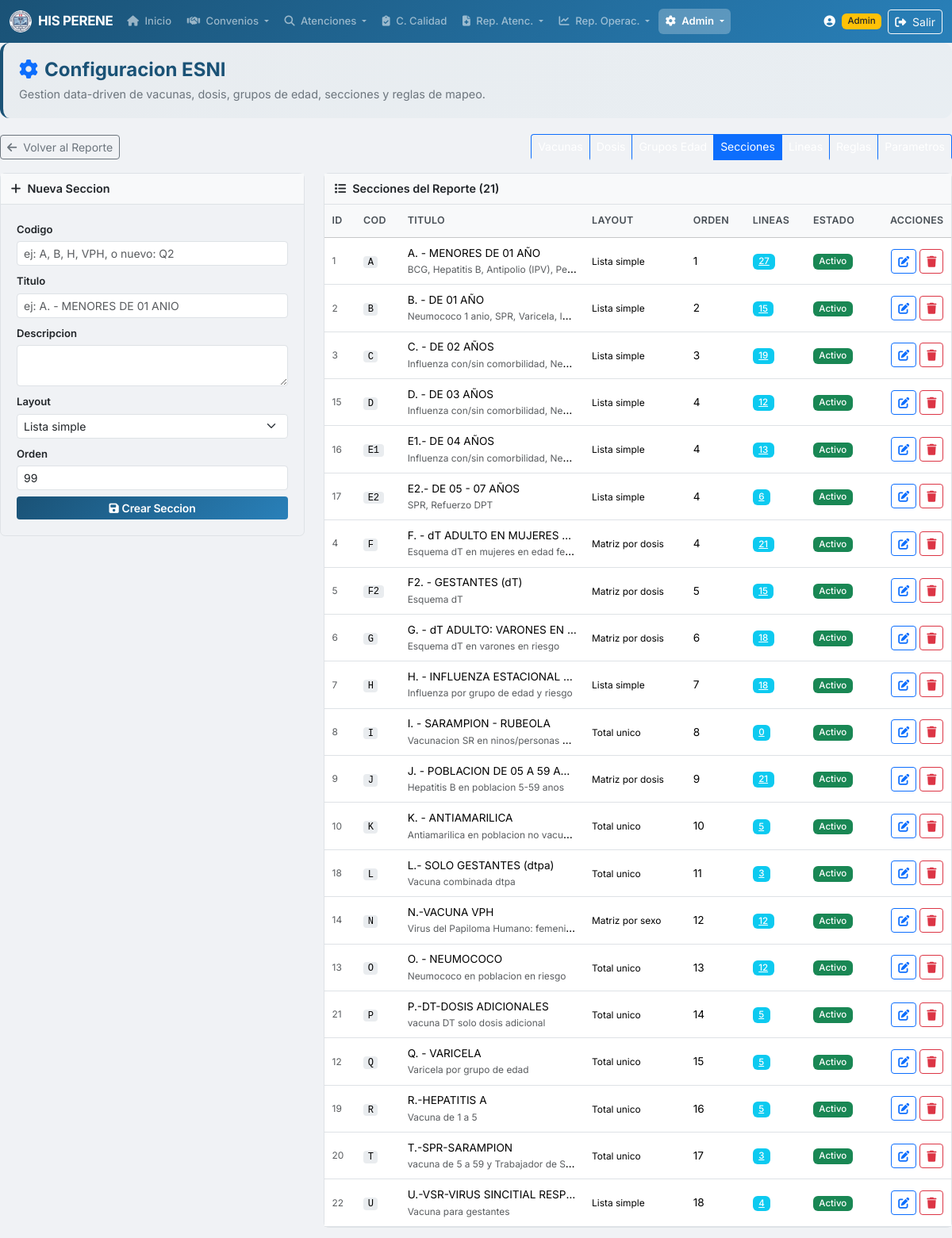
The app's page /esni_config.php?tab=secciones (signed in) with its own data.
### tables this page shows
CREATE TABLE `ESNI_SECCION_REPORTE` (
  `id_seccion` int(11) NOT NULL,
  `codigo` varchar(10) NOT NULL,
  `titulo` varchar(200) NOT NULL,
  `descripcion` varchar(300) DEFAULT NULL,
  `layout` enum('lista','matriz_dosis','matriz_edad','total_uno','matriz_sexo') NOT NULL DEFAULT 'lista',
  `orden` int(11) NOT NULL DEFAULT 0,
  `activo` tinyint(1) NOT NULL DEFAULT 1
);

### includes/functions.php (called while the page is built, shortened)
<?php
function clean($str) {
    return htmlspecialchars($str ?? '', ENT_QUOTES, 'UTF-8');
}

### esni_config.php (the view, shortened to what this page needs)
<?php
require_once 'includes/functions.php';
$pdo = getDBConnection();
$tab = $_GET['tab'] ?? 'vacunas';
$tab = in_array($tab, ['vacunas','dosis','grupos','secciones','lineas','reglas','parametros']) ? $tab : 'vacunas';
include 'includes/header.php';
?>
<div class="page-header-section">
    <h4><i class="fas fa-cog me-2 text-primary"></i>Configuracion ESNI</h4>
    <p class="subtitle">Gestion data-driven de vacunas, dosis, grupos de edad, secciones y reglas de mapeo.</p>
</div>
<div class="d-flex justify-content-between align-items-center mb-3">
    <a href="reporte_esni.php" class="btn btn-sm btn-outline-secondary"><i class="fas fa-arrow-left me-1"></i> Volver al Reporte</a>
    <div class="btn-group btn-group-sm">
        <a href="?tab=vacunas"     class="btn btn-<?= $tab==='vacunas'?'primary':'outline-primary' ?>    config-tab">Vacunas</a>
        <a href="?tab=dosis"       class="btn btn-<?= $tab==='dosis'?'primary':'outline-primary' ?>      config-tab">Dosis</a>
        <a href="?tab=grupos"      class="btn btn-<?= $tab==='grupos'?'primary':'outline-primary' ?>     config-tab">Grupos Edad</a>
        <a href="?tab=secciones"   class="btn btn-<?= $tab==='secciones'?'primary':'outline-primary' ?>  config-tab">Secciones</a>
        <a href="?tab=lineas"      class="btn btn-<?= $tab==='lineas'?'primary':'outline-primary' ?>     config-tab">Lineas</a>
        <a href="?tab=reglas"      class="btn btn-<?= $tab==='reglas'?'primary':'outline-primary' ?>     config-tab">Reglas</a>
        <a href="?tab=parametros"  class="btn btn-<?= $tab==='parametros'?'primary':'outline-primary' ?> config-tab">Parametros</a>
    </div>
</div>
<?php
if ($tab === 'vacunas'):
    $vacunas = $pdo->query("SELECT * FROM ESNI_VACUNA ORDER BY codigo")->fetchAll();
?>
<div class="row">
    <div class="col-lg-4">
        <div class="config-card">
            <div class="config-card-header"><span><i class="fas fa-plus me-2"></i>Nueva Vacuna</span></div>
            <div class="card-body">
                <form method="POST">
                    <input type="hidden" name="accion" value="crear_vacuna">
                    <div class="mb-2"><label class="form-label small fw-semibold">Codigo</label><input type="text" name="codigo" class="form-control form-control-sm" required placeholder="ej: BCG, HVB, PENTA"></div>
                    <div class="mb-2"><label class="form-label small fw-semibold">Nombre</label><input type="text" name="nombre" class="form-control form-control-sm" required placeholder="ej: BCG, Hepatitis Viral B"></div>
                    <div class="mb-2"><label class="form-label small fw-semibold">Descripcion</label><input type="text" name="descripcion" class="form-control form-control-sm" placeholder="Descripcion opcional"></div>
                    <div class="mb-2"><label class="form-label small fw-semibold">Color (UI)</label><input type="color" name="color" class="form-control form-control-color" value="#0d6efd"></div>
                    <button class="btn btn-sm btn-his w-100"><i class="fas fa-save me-1"></i>Crear Vacuna</button>
                </form>
            </div>
        </div>
    </div>
    <div class="col-lg-8">
        <div class="config-card">
            <div class="config-card-header"><span><i class="fas fa-list me-2"></i>Vacunas Configuradas (<?= count($vacunas) ?>)</span></div>
            <div class="table-responsive">
                <table class="table table-sm mb-0">
                    <thead class="table-light">
                        <tr><th>ID</th><th>Codigo</th><th>Nombre</th><th>Color</th><th>Estado</th><th class="text-end">Acciones</th></tr>
                    </thead>
                    <tbody>
                        <?php foreach ($vacunas as $v): ?>
                        <tr>
                            <td class="text-muted small"><?= $v['id_vacuna'] ?></td>
                            <td><span class="mono-pill"><?= clean($v['codigo']) ?></span></td>
                            <td>
                                <span class="color-dot" style="background:<?= clean($v['color']) ?>"></span>
                                <?= clean($v['nombre']) ?>
                                <?php if ($v['descripcion']): ?><small class="text-muted d-block"><?= clean($v['descripcion']) ?></small><?php endif; ?>
                            </td>
                            <td><code><?= clean($v['color']) ?></code></td>
                            <td><?= $v['activo'] ? '<span class="badge bg-success">Activo</span>' : '<span class="badge bg-secondary">Inactivo</span>' ?></td>
                            <td class="text-end">
                                <button class="btn btn-sm btn-outline-primary" data-bs-toggle="modal" data-bs-target="#editModal"
                                    data-tipo="vacuna" data-id="<?= $v['id_vacuna'] ?>"
                                    data-codigo="<?= clean($v['codigo']) ?>" data-nombre="<?= clean($v['nombre']) ?>"
                                    data-descripcion="<?= clean($v['descripcion']) ?>" data-color="<?= clean($v['color']) ?>"
                                    data-activo="<?= $v['activo'] ?>"><i class="fas fa-edit"></i></button>
                                <form method="POST" class="d-inline" onsubmit="return confirm('Eliminar vacuna? Tambien se eliminaran sus lineas y reglas asociadas.')">
                                    <input type="hidden" name="accion" value="eliminar_vacuna">
                                    <input type="hidden" name="id_vacuna" value="<?= $v['id_vacuna'] ?>">
                                    <button class="btn btn-sm btn-outline-danger"><i class="fas fa-trash"></i></button>
                                </form>
                            </td>
                        </tr>
                        <?php endforeach; ?>
                    </tbody>
                </table>
            </div>
        </div>
    </div>
</div>
<?php
elseif ($tab === 'secciones'):
    $secciones = $pdo->query("SELECT s.*, COUNT(l.id_linea) AS num_lineas FROM ESNI_SECCION_REPORTE s LEFT JOIN ESNI_LINEA_REPORTE l ON l.id_seccion=s.id_seccion GROUP BY s.id_seccion ORDER BY s.orden, s.codigo")->fetchAll();
    $layouts = ['lista'=>'Lista simple','matriz_dosis'=>'Matriz por dosis','matriz_edad'=>'Matriz por edad','total_uno'=>'Total unico','matriz_sexo'=>'Matriz por sexo'];
?>
<div class="row">
    <div class="col-lg-4">
        <div class="config-card">
            <div class="config-card-header"><span><i class="fas fa-plus me-2"></i>Nueva Seccion</span></div>
            <div class="card-body">
                <form method="POST">
                    <div class="mb-2"><label class="form-label small fw-semibold">Codigo</label><input type="text" name="codigo" class="form-control form-control-sm" required placeholder="ej: A, B, H, VPH, o nuevo: Q2"></div>
                    <div class="mb-2"><label class="form-label small fw-semibold">Titulo</label><input type="text" name="titulo" class="form-control form-control-sm" required placeholder="ej: A. - MENORES DE 01 ANIO"></div>
                    <div class="mb-2"><label class="form-label small fw-semibold">Descripcion</label><textarea name="descripcion" class="form-control form-control-sm" rows="2"></textarea></div>
                    <div class="mb-2"><label class="form-label small fw-semibold">Layout</label>
                        <select name="layout" class="form-select form-select-sm">
                            <?php foreach ($layouts as $k => $v): ?><option value="<?= $k ?>"><?= $v ?></option><?php endforeach; ?>
                        </select>
                    </div>
                    <div class="mb-2"><label class="form-label small fw-semibold">Orden</label><input type="number" name="orden" class="form-control form-control-sm" value="99"></div>
                    <button class="btn btn-sm btn-his w-100"><i class="fas fa-save me-1"></i>Crear Seccion</button>
                </form>
            </div>
        </div>
    </div>
    <div class="col-lg-8">
        <div class="config-card">
            <div class="config-card-header"><span><i class="fas fa-list me-2"></i>Secciones del Reporte (<?= count($secciones) ?>)</span></div>
            <div class="table-responsive">
                <table class="table table-sm mb-0">
                    <thead class="table-light"><tr><th>ID</th><th>Cod</th><th>Titulo</th><th>Layout</th><th>Orden</th><th>Lineas</th><th>Estado</th><th class="text-end">Acciones</th></tr></thead>
                    <tbody>
                        <?php foreach ($secciones as $s): ?>
                        <tr>
                            <td class="text-muted small"><?= $s['id_seccion'] ?></td>
                            <td><span class="mono-pill"><?= clean($s['codigo']) ?></span></td>
                            <td><?= clean($s['titulo']) ?><br><small class="text-muted"><?= clean($s['descripcion']) ?></small></td>
                            <td><small><?= $layouts[$s['layout']] ?? $s['layout'] ?></small></td>
                            <td><?= $s['orden'] ?></td>
                            <td><a href="?tab=lineas&filter_seccion=<?= $s['id_seccion'] ?>" class="badge bg-info"><?= $s['num_lineas'] ?></a></td>
                            <td><?= $s['activo'] ? '<span class="badge bg-success">Activo</span>' : '<span class="badge bg-secondary">Inactivo</span>' ?></td>
                            <td class="text-end">
                                <button class="btn btn-sm btn-outline-primary" data-bs-toggle="modal" data-bs-target="#editModal"
                                    data-tipo="seccion" data-id="<?= $s['id_seccion'] ?>" data-codigo="<?= clean($s['codigo']) ?>"
                                    data-titulo="<?= clean($s['titulo']) ?>" data-descricao="<?= clean($s['descripcion']) ?>"
                                    data-layout="<?= $s['layout'] ?>" data-orden="<?= $s['orden'] ?>" data-activo="<?= $s['activo'] ?>"><i class="fas fa-edit"></i></button>
                                <form method="POST" class="d-inline" onsubmit="return confirm('Eliminar seccion? Se eliminaran todas sus lineas y reglas en cascada.')">
                                    <button class="btn btn-sm btn-outline-danger"><i class="fas fa-trash"></i></button>
                                </form>
                            </td>
                        </tr>
                        <?php endforeach; ?>
                    </tbody>
                </table>
            </div>
        </div>
    </div>
</div>
<?php
endif; ?>
<?php include 'includes/footer.php';

### assets/css/style.css (style rules this page uses)
:root { --his-primary: #1a5276; --his-primary-light: #2980b9; --his-primary-dark: #0e2f44; --his-success: #27ae60; --his-warning: #f39c12; --his-danger: #e74c3c; --his-info: #3498db; --his-bg: #f0f2f5; --his-sidebar: #2c3e50; }
body { font-family: 'Inter', -apple-system, BlinkMacSystemFont, 'Segoe UI', Roboto, sans-serif; background-color: var(--his-bg); font-size: 0.9rem; }
.btn-his { background: linear-gradient(135deg, var(--his-primary) 0%, var(--his-primary-light) 100%); color: #fff; border: none; font-weight: 600; letter-spacing: -0.2px; transition: all 0.2s ease; }
.card-body { padding: 1.25rem; }
.table { font-size: 0.85rem; }
.table thead th { font-weight: 600; font-size: 0.78rem; text-transform: uppercase; letter-spacing: 0.3px; color: #495057; white-space: nowrap; padding: 0.7rem 0.6rem; }
.table tbody td { vertical-align: middle; padding: 0.55rem 0.6rem; max-width: 200px; overflow: hidden; text-overflow: ellipsis; white-space: nowrap; }
.form-label { font-size: 0.82rem; margin-bottom: 0.3rem; }
.badge { font-weight: 500; font-size: 0.72rem; }
.page-header-section { background: linear-gradient(135deg, rgba(26, 82, 118, 0.04) 0%, rgba(41, 128, 185, 0.04) 100%); border-radius: 12px; padding: 1.25rem; margin-bottom: 1.25rem; border-left: 4px solid var(--his-primary); }
.page-header-section h4 { color: var(--his-primary); font-weight: 700; margin-bottom: 0.3rem; }
.page-header-section .subtitle { color: #6c757d; font-size: 0.9rem; margin-bottom: 0; }

### esni_config.php (style rules this page uses)
.config-tab { color:#fff !important; border-bottom:3px solid transparent; }
.config-card { border: 1px solid #dee2e6; border-radius:.4rem; margin-bottom:.8rem; }
.config-card-header { background:#f8f9fa; padding:.5rem .8rem; font-weight:600; border-bottom:1px solid #dee2e6; display:flex; justify-content:space-between; align-items:center; }
.mono-pill { font-family:'Courier New', monospace; background:#e9ecef; padding:.05rem .35rem; border-radius:.25rem; font-size:.75rem; }

### records on screen
esni_seccion_reporte: id_seccion "1", codigo "A", titulo "A. - MENORES DE 01 AÑO", descripcion "BCG, Hepatitis B, Antipolio (IPV), P…", layout "Lista simple", orden "1", num_lineas "27", activo "Activo"
esni_seccion_reporte: id_seccion "2", codigo "B", titulo "B. - DE 01 AÑO", descripcion "Neumococo 1 anio, SPR, Varicela, I…", layout "Lista simple", orden "2", num_lineas "15", activo "Activo"
esni_seccion_reporte: id_seccion "3", codigo "C", titulo "C. - DE 02 AÑOS", descripcion "Influenza con/sin comorbilidad, Ne…", layout "Lista simple", orden "3", num_lineas "19", activo "Activo"
esni_seccion_reporte: id_seccion "15", codigo "D", titulo "D. - DE 03 AÑOS", descripcion "Influenza con/sin comorbilidad, Ne…", layout "Lista simple", orden "4", num_lineas "12", activo "Activo"
esni_seccion_reporte: id_seccion "16", codigo "E1", titulo "E1.- DE 04 AÑOS", descripcion "Influenza con/sin comorbilidad, Ne…", layout "Lista simple", orden "4", num_lineas "13", activo "Activo"
esni_seccion_reporte: id_seccion "17", codigo "E2", titulo "E2.- DE 05 - 07 AÑOS", descripcion "SPR, Refuerzo DPT", layout "Lista simple", orden "4", num_lineas "6", activo "Activo"
esni_seccion_reporte: id_seccion "4", codigo "F", titulo "F. - dT ADULTO EN MUJERES…", descripcion "Esquema dT en mujeres en edad fe…", layout "Matriz por dosis", orden "4", num_lineas "21", activo "Activo"
esni_seccion_reporte: id_seccion "5", codigo "F2", titulo "F2. - GESTANTES (dT)", descripcion "Esquema dT", layout "Matriz por dosis", orden "5", num_lineas "15", activo "Activo"
esni_seccion_reporte: id_seccion "6", codigo "G", titulo "G. - dT ADULTO: VARONES EN…", descripcion "Esquema dT en varones en riesgo", layout "Matriz por dosis", orden "6", num_lineas "18", activo "Activo"
esni_seccion_reporte: id_seccion "7", codigo "H", titulo "H. - INFLUENZA ESTACIONAL…", descripcion "Influenza por grupo de edad y riesg…", layout "Lista simple", orden "7", num_lineas "18", activo "Activo"
esni_seccion_reporte: id_seccion "8", codigo "I", titulo "I. - SARAMPION - RUBEOLA", descripcion "Vacunacion SR en ninos/personas…", layout "Total unico", orden "8", num_lineas "0", activo "Activo"
esni_seccion_reporte: id_seccion "9", codigo "J", titulo "J. - POBLACION DE 05 A 59 A…", descripcion "Hepatitis B en poblacion 5-59 anos", layout "Matriz por dosis", orden "9", num_lineas "21", activo "Activo"
esni_seccion_reporte: id_seccion "10", codigo "K", titulo "K. - ANTIAMARILICA", descripcion "Antiamarilica en poblacion no vacu…", layout "Total unico", orden "10", num_lineas "5", activo "Activo"
esni_seccion_reporte: id_seccion "18", codigo "L", titulo "L.- SOLO GESTANTES (dtpa)", descripcion "Vacuna combinada dtpa", layout "Total unico", orden "11", num_lineas "3", activo "Activo"
esni_seccion_reporte: id_seccion "14", codigo "N", titulo "N.-VACUNA VPH", descripcion "Virus del Papiloma Humano: femeni…", layout "Matriz por sexo", orden "12", num_lineas "12", activo "Activo"
esni_seccion_reporte: id_seccion "13", codigo "O", titulo "O. - NEUMOCOCO", descripcion "Neumococo en poblacion en riesgo", layout "Total unico", orden "13", num_lineas "12", activo "Activo"
esni_seccion_reporte: id_seccion "21", codigo "P", titulo "P.-DT-DOSIS ADICIONALES", descripcion "vacuna DT solo dosis adicional", layout "Total unico", orden "14", num_lineas "5", activo "Activo"
esni_seccion_reporte: id_seccion "12", codigo "Q", titulo "Q. - VARICELA", descripcion "Varicela por grupo de edad", layout "Total unico", orden "15", num_lineas "5", activo "Activo"
esni_seccion_reporte: id_seccion "19", codigo "R", titulo "R.-HEPATITIS A", descripcion "Vacuna de 1 a 5", layout "Total unico", orden "16", num_lineas "5", activo "Activo"
esni_seccion_reporte: id_seccion "20", codigo "T", titulo "T.-SPR-SARAMPION", descripcion "vacuna de 5 a 59 y Trabajador de S…", layout "Total unico", orden "17", num_lineas "3", activo "Activo"
esni_seccion_reporte: id_seccion "22", codigo "U", titulo "U.-VSR-VIRUS SINCITIAL RESP…", descripcion "Vacuna para gestantes", layout "Lista simple", orden "18", num_lineas "4", activo "Activo"

### other values on screen
count($secciones) "21"
form field layout "Lista simple"
